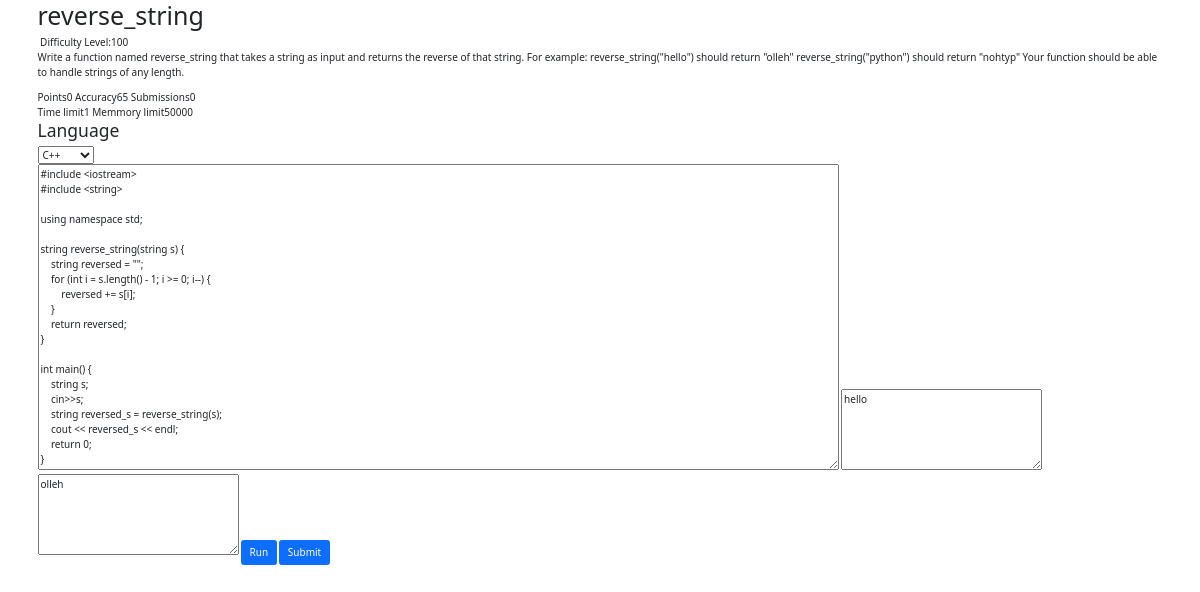
The page /question/1 (signed in) on the database as committed earlier.
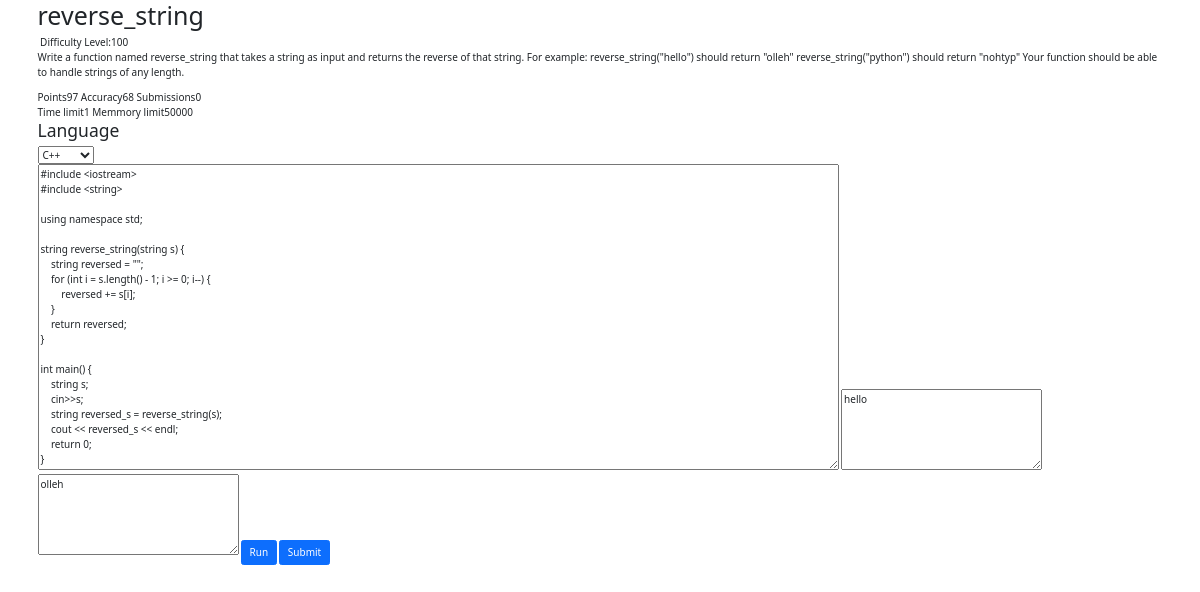
The same page on the database as committed later.
### app1/models.py (models this page shows, shortened)
class Question(models.Model):
    q_id = models.IntegerField(primary_key=True)
    q_title = models.CharField(max_length=40)
    q_descrp =models.TextField()
    q_ip_formate = models.TextField(null=True,blank=True)
    q_op_formate = models.TextField(null=True,blank=True)
    q_const = models.TextField(null=True,blank=True)
    q_sip = models.TextField(null=True,blank=True)
    q_sop = models.TextField(null=True,blank=True)
    q_diff_level = models.CharField( max_length=50)
    q_point = models.IntegerField(default=0)
    q_aqrcy = models.IntegerField(default=0)
    q_subns = models.IntegerField(default=0)
    q_time_limit = models.IntegerField(null=True,default=1)
    q_memory_limit = models.IntegerField(null=True,default=50000)
    def __str__(self):
        return f"{self.q_id}"

class Submission(models.Model):
    team = models.ForeignKey(Team, on_delete=models.CASCADE)
    player = models.ForeignKey(User, on_delete=models.CASCADE)
    q_id = models.ForeignKey(Question,on_delete=models.CASCADE)
    s_language = models.CharField(blank=True, max_length=50)
    s_code = models.TextField(null=True,blank=True)
    s_pt = models.IntegerField(default=0)
    s_time= models.DateTimeField(default = timezone.now)
    q_chices = (
        ('TLE','Time Limit Exceeded'),
        ('CE','Compilation Error'),
        ('RE','Runtime Error'),
    	('WA','Wrong Answer'),
        ('AC' ,'Accepted'),
    )
    q_status = models.CharField(max_length=5,choices=q_chices,blank=True,null=True)

### app1/views.py (the view)
# urls.py: path('question/', views.questions, name='questions'),
@login_required(login_url='login')
def question(request,id):
    context={}
    question = Question.objects.get(q_id=id)
    print("question",question)
    user = User.objects.get(username=request.user)
    player = Player.objects.get(user=user)
    team = Team.objects.get(user__username=request.user)
    print("team ",team)
    context["question"]=question
    context["player"]=player
    context["team"]=team
    try:
        submission = Submission.objects.filter(player=user,q_id=question,q_status="AC").last()
        context["user_code"]=submission.s_code
    except:
        try:
            submission = Submission.objects.filter(player=user,q_id=question).last()
            context["user_code"]=submission.s_code
        except:
            context["user_code"]=""
    try:
        if submission.s_language == "cpp":
            context["code_lang_cpp"]="cpp"
        if submission.s_language == "c":
            context["code_lang_c"]="c"
    except:
        pass
    return render(request,"app1/question.html",context)

### app1/models.py (called while the page is built)
    def __str__(self) -> str:
        return f"{self.id}"

### app1/templates/app1/question.html (shortened to what this page needs)
{% extends 'app1/base.html' %}
{% load static %}
{% block "codeblock" %}
<div class="container">
<div class="box">
    <div class="questiontitle">
        <h1>{{question.q_title}}</h1>&nbsp;<span><span>Difficulty Level:</span>{{question.q_diff_level}}</span>
    </div>
    <div class="questiondes">
        {{question.q_descrp}}
    </div>
    <div class="other1">
        <span>Points</span>{{question.q_point}}
        <span>Accuracy</span>{{question.q_aqrcy}}
        <span>Submissions</span>{{question.q_subns}}
    </div>
    <div class="other2">
        <span>Time limit</span>{{question.q_time_limit}}
        <span>Memmory limit</span>{{question.q_memory_limit}}
    </div>
</div>
<div class="testip">
    <form action="" method="POST" id="code_form">
        <div>
            <h3>Language</h3>
            <select name="language" id="code_lang">
                <option value="cpp" {% if code_lang_cpp %}selected{% endif %}>C++</option>
            </select>
        </div>
        <textarea name="user_code" id="user_code" cols="130" rows="20" placeholder="#Enter your code here">{{user_code}}</textarea>
        <textarea name="test_ip" id="testip" cols="30" rows="5" placeholder="Input">{{question.q_sip}}</textarea>
        <textarea name="test_op" id="testop" cols="30" rows="5" placeholder="Output">{{question.q_sop}}</textarea>
        <input type="button" value="Run" id="run_code" class="btn btn-primary" >
        <input type="button" value="Submit" id="submit_code" class="btn btn-primary" >
    </form>
</div>
</div>
{% endblock "codeblock" %}

### app1/templates/app1/base.html (shortened to what this page needs)
{% load static %}
<!DOCTYPE html>
<html lang="en">
<head>
    <link rel="stylesheet" type="text/css" href="{% static 'app1/css/questions.css' %}" >
    <link rel="stylesheet" href="https://maxcdn.bootstrapcdn.com/bootstrap/3.4.1/css/bootstrap.min.css">
    <link rel="stylesheet" href="{% static 'app1/css/bootstrap.css' %}">
</head>
<body>
    {% block "codeblock" %}{% endblock "codeblock" %}
</body>
</html>

Rows that differ between the two databases and show on the page:
changed Question "reverse_string": q_point "0" → "97"; q_aqrcy "65" → "68"
